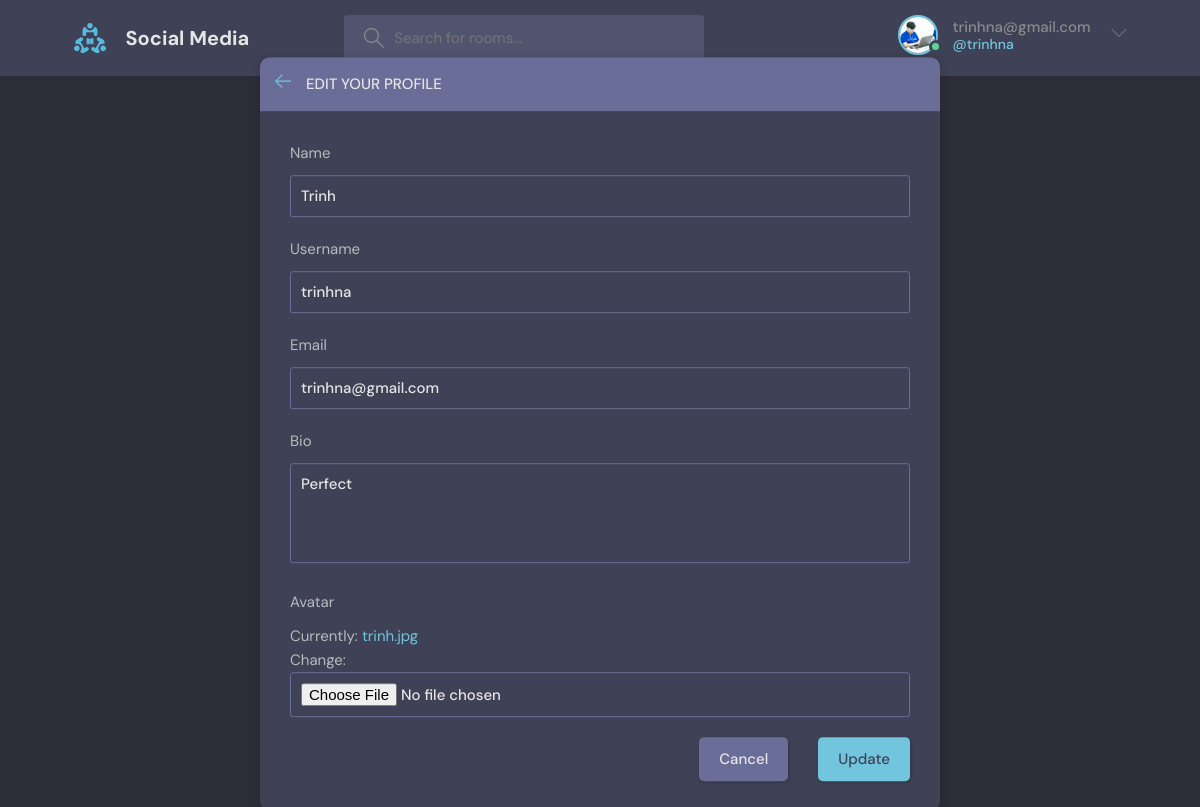
The page /update-user/ (signed in) on the database its author committed.
### base/models.py (models this page shows)
class User(AbstractUser):
    name = models.CharField(max_length = 200, null = True)
    email =models.EmailField(unique = True,null =True)
    bio = models.TextField(null = True)
    avatar = models.ImageField(default='defaut1.png',null=True)
    USERNAME_FIELD ='email'
    REQUIRED_FIELDS = []

### base/views.py (the view)
# urls.py: path('update-user/',views.updateUser, name ="update-user"),
@login_required(login_url='login')
def updateUser(request):
    user = request.user
    form =UserForm(instance=user)
    context ={'form':form}
    if request.method =='POST':
        form =UserForm(request.POST,request.FILES,instance=user)
        if form.is_valid():
            form.save()
            return redirect('profile',pk =user.id)
    return render(request,'base/update-user.html',context)

### base/forms.py
class UserForm(ModelForm):
    class Meta:
        model = User
        fields = ['name','username','email','bio','avatar']

### base/templates/base/update-user.html (shortened to what this page needs)
{% extends 'main.html' %}
{% block content %}
<main class="update-account layout">
  <div class="container">
    <div class="layout__box">
      <div class="layout__boxHeader">
        <div class="layout__boxTitle">
          <a href="{% url 'home' %}">
            <svg version="1.1" xmlns="http://www.w3.org/2000/svg" width="32" height="32" viewBox="0 0 32 32">
              <title>arrow-left</title>
              <path
                d="M13.723 2.286l-13.723 13.714 13.719 13.714 1.616-1.611-10.96-10.96h27.625v-2.286h-27.625l10.965-10.965-1.616-1.607z">
              </path>
            </svg>
          </a>
          <h3>Edit your profile</h3>
        </div>
      </div>
      <div class="layout__body">
        <form class="form" action="" method="POST" enctype="multipart/form-data">
          {% for field in form %}
          <div class="form__group">
            <label for="profile_pic">{{field.label}}</label>
            {{field}}
          </div>
          {% endfor %}
          <div class="form__action">
            <a class="btn btn--dark" href="index.html">Cancel</a>
            <button class="btn btn--main" type="submit">Update</button>
          </div>
        </form>
      </div>
    </div>
  </div>
</main>
{% endblock content %}

### templates/navbar.html (shortened to what this page needs)
{%load static%}
<header class="header header--loggedIn">
    <div class="container">
        <a href="{% url 'home' %}" class="header__logo">
            <img src="{%static 'images/logo.svg'%}" />
            <h1>Social Media</h1>
        </a>
        <form class="header__search" method="GET" action="{%url 'home'%}">
            <label>
                <input name="q" placeholder="Search for rooms..." />
            </label>
        </form>
        <nav class="header__menu">
            {%if request.user.is_authenticated%}
            <div class="header__user">
                <a href="{% url 'profile' request.user.id %}">
                    <div class="avatar avatar--medium active">
                        <img src="{{ request.user.avatar.url }}" />
                    </div>
                    <p>{{request.user}} <span>@{{request.user.username}}</span></p>
                </a>
                <button class="dropdown-button">
                    <svg version="1.1" xmlns="http://www.w3.org/2000/svg" width="32" height="32" viewBox="0 0 32 32">
                        <title>chevron-down</title>
                        <path d="M16 21l-13-13h-3l16 16 16-16h-3l-13 13z"></path>
                    </svg>
                </button>
            </div>
            {%else%}
            <a href="{% url 'login' %}">
                <img src="{% static 'images/avatar.svg'%}" alt="">
                <p>Login</p>
            </a>
            {%endif%}
        </nav>
    </div>
</header>

### rows shown on the page
User: user.avatar (picture), user "trinhna@gmail.com", user.username "trinhna", form "Trinh" "trinhna" "trinhna@gmail.com" "Perfect"

### other values the page prints
{{ field.label }} "Name" "Username" "Email" "Bio" "Avatar"
